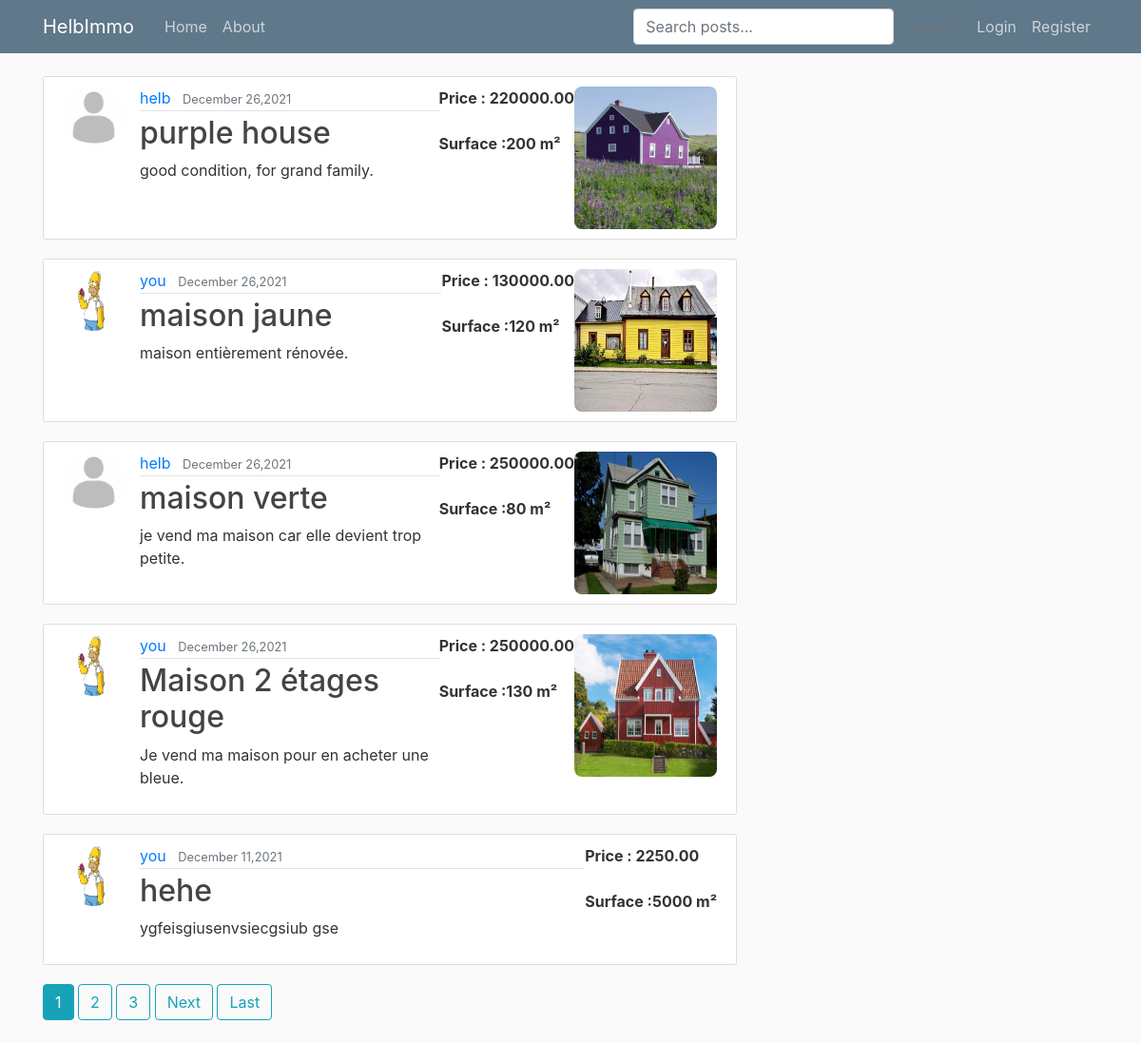
The page / on the database its author committed.
### Immo/models.py (models this page shows, shortened)
class Post(models.Model):
    title = models.CharField(max_length=100)
    price = models.DecimalField(default=0, max_digits=9, decimal_places=2, validators=[MinValueValidator(Decimal(1))])
    surface = models.DecimalField(default=0, max_digits=9, decimal_places=0, validators=[MinValueValidator(Decimal(1))])
    content = models.TextField()
    date_posted = models.DateTimeField(default=timezone.now)
    author = models.ForeignKey(User, on_delete=models.CASCADE)
    image = models.ImageField(null=True, blank=True, upload_to="images/")
    favourite = models.ManyToManyField(User, related_name='favourite', blank=True)
    situation = models.ForeignKey(Situation, on_delete=models.CASCADE, null=True)

### users/models.py (models this page shows, shortened)
class Profile(models.Model):
    user = models.OneToOneField(User, on_delete=models.CASCADE)
    image = models.ImageField(default='default.jpg', upload_to='profile_pics')

### Immo/views.py (the view)
# urls.py: path('', PostListView.as_view(), name='Immo-home'), #localhost:8000/Immo/
class PostListView(ListView):
    model = Post
    template_name = 'Immo/home.html'  # <app>/<model>_<viewtype>.html
    context_object_name = 'posts'
    ordering = ['-date_posted']  # afficher premier post par en bas
    paginate_by = 5

### Immo/templates/Immo/home.html (shortened to what this page needs)
{% extends 'Immo/base.html' %}
{% block content %}
{% for post in posts %}
<article class="media content-section">
    <img class="rounded-circle article-img" src="{{ post.author.profile.image.url }}">
    <div class="media-body">
        <div class="article-metadata">
            <a class="mr-2" href="{% url 'user-posts' post.author.username %}">{{ post.author }}</a>
            <small class="text-muted">{{ post.date_posted|date:"F d,Y" }}</small>
        </div>
        <h2><a class="article-title" href="{% url 'post-detail' post.id %}">{{ post.title }}</a></h2>
        <p class="article-content">{{ post.content }}</p>
    </div>
    <p class="article-content" right><strong>Price : {{ post.price }}<br/><br/>Surface :{{ post.surface }} m²</strong>
    </p>
    {% if post.image %}
    <img src="{{post.image.url }}" width="150" height="150" style="border-radius: 8px;">
    {% endif %}
</article>
{% endfor %}
{% if is_paginated %}
{% for num_page in page_obj.paginator.page_range %}
{% if page_obj.number == num_page %}
<a class="btn btn-info mb-4" href="?page={{ num_page}}">{{ num_page }}</a>
{% elif num_page > page_obj.number|add:'-3' and num_page < page_obj.number|add:'3' %}
<a class="btn btn-outline-info mb-4" href="?page={{ num_page}}">{{ num_page }}</a>
{% endif %}
{% endfor %}
{% if page_obj.has_next %}
<a class="btn btn-outline-info mb-4" href="?page={{ page_obj.next_page_number }}">Next</a>
<a class="btn btn-outline-info mb-4" href="?page={{ page_obj.paginator.num_pages }}">Last</a>
{% endif %}
{% endif %}
{% endblock content %}

### Immo/templates/Immo/base.html (shortened to what this page needs)
{% load static %}
<!DOCTYPE html>
<html lang="en">
<head>
    <link rel="stylesheet" href="https://pro.fontawesome.com/releases/v5.10.0/css/all.css"
/>
    <link rel="stylesheet" href="https://stackpath.bootstrapcdn.com/bootstrap/4.3.1/css/bootstrap.min.css"
>
    <link rel="stylesheet" type="text/css" href="{% static 'Immo/main.css' %}">
    <link href='https://api.mapbox.com/mapbox-gl-js/v2.6.1/mapbox-gl.css' rel='stylesheet'/>
</head>
<body>
<header class="site-header">
    <nav class="navbar navbar-expand-md navbar-dark bg-steel fixed-top">
        <div class="container">
            <a class="navbar-brand mr-4" href="{% url 'Immo-home' %}">HelbImmo</a>
            <div class="collapse navbar-collapse" id="navbarToggle">
                <div class="navbar-nav mr-auto">
                    <a class="nav-item nav-link" href="{% url 'Immo-home' %}">Home</a>
                    <a class="nav-item nav-link" href="{% url 'Immo-about' %}">About</a>
                </div>
                <form class="d-flex" method=POST action="{% url 'search-posts' %}">
                    <input class="form-control me-2" type="search" placeholder="Search posts..." aria-label="Search"
                           name="searched">
                    <button class="btn btn-outline-secondary" type="submit">Search</button>
                </form>
                <div class="navbar-nav">
                    {% if user.is_authenticated %}
                    <a class="nav-item nav-link" href="{% url 'post-create' %}">New Post</a>
                    <a class="nav-item nav-link" href="{% url 'post_favourite_list' %}">Favourites</a>
                    <a class="nav-item nav-link" href="{% url 'profile' %}">Profile</a>
                    <a class="nav-item nav-link" href="{% url 'logout' %}">Logout</a>
                    {% else %}
                    <a class="nav-item nav-link" href="{% url 'login' %}">Login</a>
                    <a class="nav-item nav-link" href="{% url 'register' %}">Register</a>
                    {% endif %}
                </div>
            </div>
        </div>
    </nav>
</header>
<main role="main" class="container">
    <div class="row">
        <div class="col-md-8">
            {% block content %}{% endblock %}
        </div>
    </div>
</main>
</body>
</html>

### Immo/static/Immo/main.css (style rules this page uses)
body { background: #fafafa; color: #333333; margin-top: 5rem; }
h1, h2, h3, h4, h5, h6 { color: #444444; }
.bg-steel { background-color: #5f788a; }
.site-header .navbar-nav .nav-link { color: #cbd5db; }
.content-section { background: #ffffff; padding: 10px 20px; border: 1px solid #dddddd; border-radius: 3px; margin-bottom: 20px; }
.article-title { color: #444444; }
.article-content { white-space: pre-line; }
.article-img { height: 65px; width: 65px; margin-right: 16px; }
.article-metadata { padding-bottom: 1px; margin-bottom: 4px; border-bottom: 1px solid #e3e3e3 }

### rows shown on the page
Post: author.profile.image (placeholder picture), author "helb", date_posted "December 26,2021", title "purple house", content "good condition, for grand family.", price "220000.00", surface "200", image (picture)
Post: author.profile.image (picture), author "you", date_posted "December 26,2021", title "maison jaune", content "maison entièrement rénovée.", price "130000.00", surface "120", image (picture)
Post: author.profile.image (placeholder picture), author "helb", date_posted "December 26,2021", title "maison verte", content "je vend ma maison car elle devient trop petite.", price "250000.00", surface "80", image (picture)
Post: author.profile.image (picture), author "you", date_posted "December 26,2021", title "Maison 2 étages rouge", content "Je vend ma maison pour en acheter une bleue.", price "250000.00", surface "130", image (picture)
Post: author.profile.image (picture), author "you", date_posted "December 11,2021", title "hehe", content "ygfeisgiusenvsiecgsiub gse", price "2250.00", surface "5000"

### other values the page prints
{{ num_page }} "1"
{{ num_page }} "2" "3"
